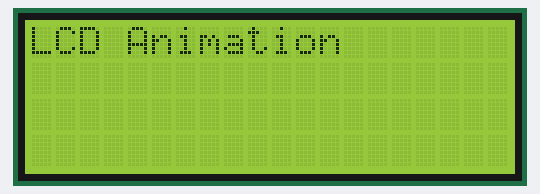
The sketch below on a simulated Arduino Uno, built with avr-gcc and run on an emulated ATmega328P. On the bench: 20×4 character LCD.

Above: at 0.24 s.
At 8.2 s:
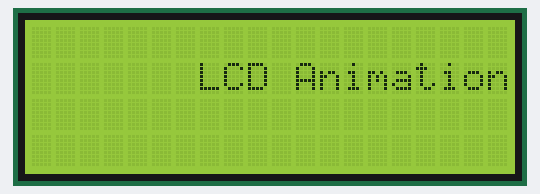
At 19.9 s:
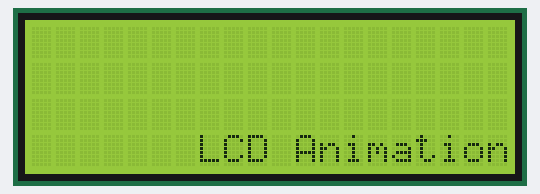
At 22.8 s:
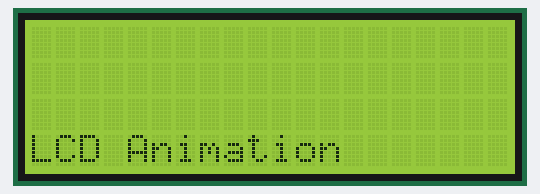
At 27.4 s:
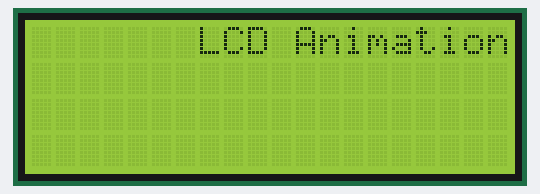
At 39.1 s:
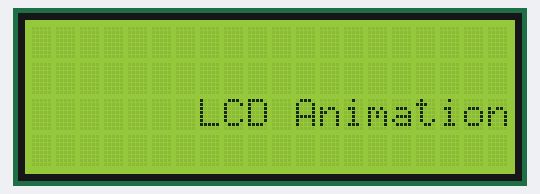

The sketch:

LCDScrollingText.ino
```cpp
/*
   This Code is provided by 'Tronics Lk' YouTube Channel. Visit the channel for more Tutorials.
   Channel Link 👇
   https://www.youtube.com/channel/UCYJa3gs8q49-N3TLm-7ygUw?sub_confirmation=1

   Enter the size of LCD at "lcd_Columns" and "lcd_Rows" Variables.
   You can edit "text", "rest_Time", "speed_Adjust" variables as your need.

   My previous tutorial will show you how to find the I2C address of a I2C connected LCD Display
   https://youtu.be/CvqHkXeXN3M

*/

#include <Wire.h>
#include <LiquidCrystal_I2C.h>

int lcd_Columns = 20; // Number of columns in display
int lcd_Rows = 4;     // Number of Rows in display

LiquidCrystal_I2C lcd(0x27, lcd_Columns, lcd_Rows); // set the LCD address and number of Rows and Columns

String text = "LCD Animation";  // Put your required Text here
int speed_Adjust = 300;   // Speed of moving Text
int rest_Time = 400;      // Resting time of Text animation at the edges of display

int text_Len;             // Variable to save text length

void setup()
{
  lcd.init();                      // initialize the lcd
  lcd.backlight();                 // Turn on the LCD backlight
  lcd.clear();                     // Clear the display

  text_Len = text.length(); // Finding the number of characters in the Text
}
void loop()
{
  for (int j = 0; j < lcd_Rows; j++) {
    for (int i = 0; i < (lcd_Columns - text_Len + 1);  i++) {
      lcd.clear();
      lcd.setCursor(i, j);
      lcd.print(text);
      delay(speed_Adjust);
    }

    delay(rest_Time);

    for (int i = (lcd_Columns - text_Len); i > -1;  i--) {
      lcd.clear();
      lcd.setCursor(i, j);
      lcd.print(text);
      delay(speed_Adjust);
    }

    delay(rest_Time);
  }

  for (int j = lcd_Rows - 1; j >= 0; j--) {
    lcd.clear();
    lcd.setCursor(0, j);
    lcd.print(text);
    delay(speed_Adjust);
  }

  delay(rest_Time);
}
```

Measured:
- what the display in image 1 shows lasts 1.1 s, from 8.1 s to 9.2 s
